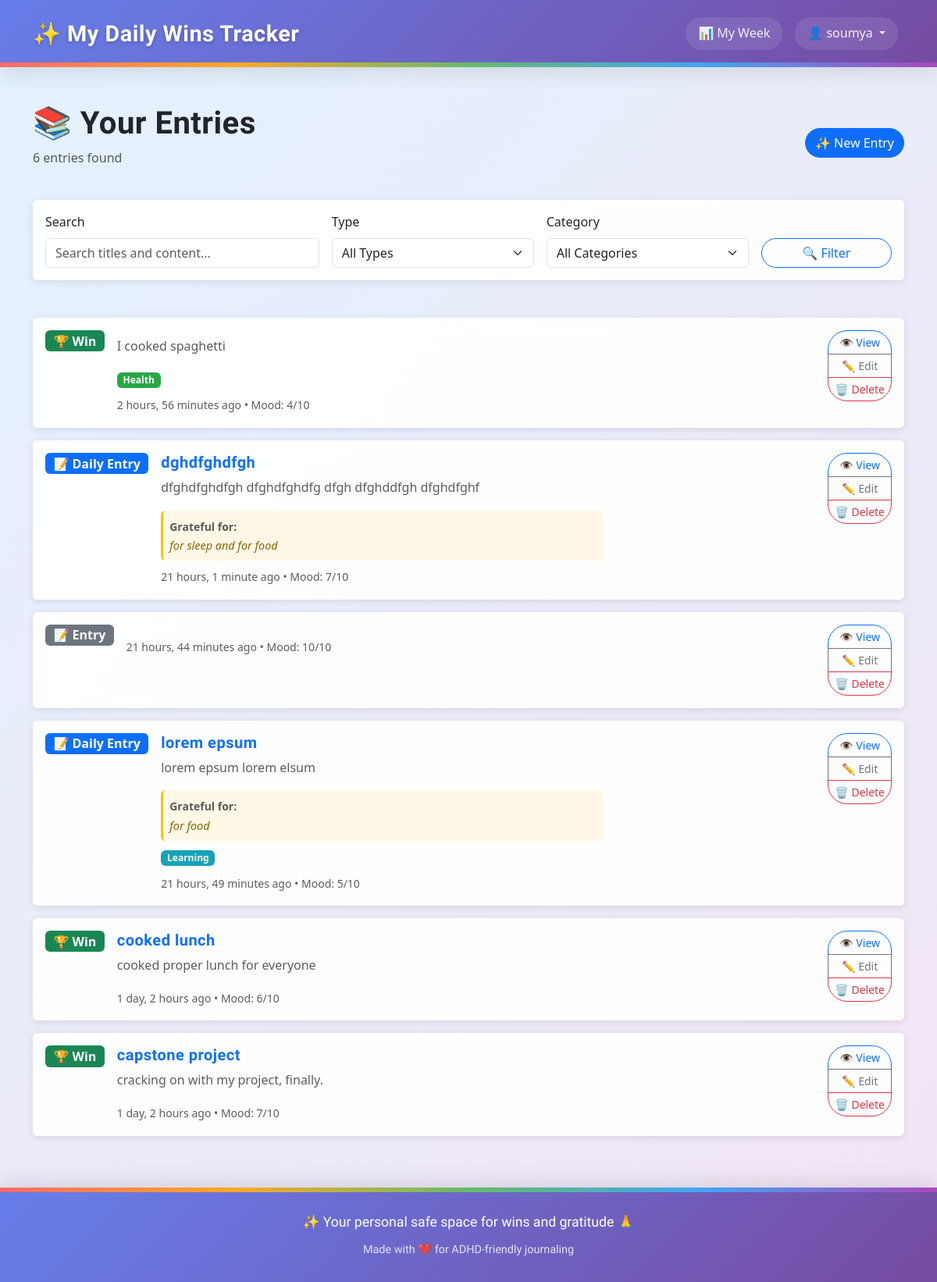
/entries/ (signed in), run on the app's committed database.
### tracker/models.py (models this page shows, shortened)
class Entry(models.Model):
    class MoodChoice(models.IntegerChoices):
        TERRIBLE = 1, '😰 Terrible'
        BAD = 2, '😞 Bad'
        MEH = 3, '😐 Meh'
        OKAY = 4, '🙂 Okay'
        GOOD = 5, '😊 Good'
        GREAT = 6, '😄 Great'
        AMAZING = 7, '🤩 Amazing'
        FANTASTIC = 8, '🥳 Fantastic'
        INCREDIBLE = 9, '✨ Incredible'
        PERFECT = 10, '🌟 Perfect'
    user = models.ForeignKey(User, on_delete=models.CASCADE, related_name='entries')
    entry_date = models.DateField(help_text="The date this entry is for", null=True, blank=True)
    title = models.CharField(max_length=200, blank=True, help_text="Short title for your daily win")
    content = models.TextField(blank=True, help_text="Details about your daily wins")
    mood_rating = models.IntegerField(
        choices=MoodChoice.choices,
        null=True,
        blank=True,
        help_text="How was your mood today?"
    )
    gratitude_text = models.TextField(
        blank=True,
        help_text="Today I was grateful for..."
    )
    date_created = models.DateTimeField(auto_now_add=True)
    date_modified = models.DateTimeField(auto_now=True)
    is_private = models.BooleanField(default=True)
    categories = models.ManyToManyField(
        Category,
        blank=True,
        related_name='entries',
        help_text="Optional categories for this entry"
    )
    class Meta:
        verbose_name_plural = "Entries"
        ordering = ['-entry_date', '-date_created']
        constraints = [
            UniqueConstraint(
                fields=['user', 'entry_date'],
                name='unique_entry_per_user_per_day',
                violation_error_message='You can only have one entry per day.'
            ),
            models.CheckConstraint(
                name='mood_rating_valid_choice',
                check=models.Q(mood_rating__isnull=True) | models.Q(mood_rating__in=[1,2,3,4,5,6,7,8,9,10]),
                violation_error_message='Mood rating must be between 1 and 10.',
            )
        ]
        indexes = [
            models.Index(fields=['user', '-entry_date']),
            models.Index(fields=['user', 'entry_date']),  # For specific day lookups
            models.Index(fields=['mood_rating']),
        ]

class Category(models.Model):
    user = models.ForeignKey(User, on_delete=models.CASCADE, related_name='categories')
    name = models.CharField(max_length=100)
    color = models.CharField(
        max_length=7,
        default='#007bff',
        validators=[
            RegexValidator(
                regex='^#[0-9A-Fa-f]{6}$',
                message='Color must be a valid hex code (e.g., #007bff)'
            )
        ]
    )
    description = models.TextField(blank=True)
    date_created = models.DateTimeField(auto_now_add=True)
    class Meta:
        verbose_name_plural = "Categories"
        ordering = ['name']
        constraints = [
            UniqueConstraint(
                Lower('name'), 'user',
                name='unique_category_name_per_user',
                violation_error_message='You already have a category with this name (case-insensitive).'
            )
        ]
        indexes = [
            models.Index(fields=['user', 'name']),
            Index(Lower('name'), name='idx_category_lower_name'),  # Functional index for case-insensitive lookups
        ]

### tracker/views.py (the view)
# urls.py: path("entries/", views.entry_list, name="entry_list"),
@login_required
def entry_list(request):
    entries = Entry.objects.filter(user=request.user)
    entry_type_filter = request.GET.get('type')
    if entry_type_filter == 'win':
        entries = entries.exclude(content__exact='')
    elif entry_type_filter == 'gratitude':
        entries = entries.exclude(gratitude_text__exact='')
    category_filter = request.GET.get('category')
    if category_filter:
        try:
            category_id = int(category_filter)
            entries = entries.filter(categories__id=category_id)
        except (ValueError, TypeError):
            pass
    search_query = request.GET.get('search')
    if search_query:
        entries = entries.filter(
            Q(title__icontains=search_query) |
            Q(content__icontains=search_query)
        )
    entries = entries.distinct().order_by('-date_created')
    paginator = Paginator(entries, 10)  # 10 entries per page
    page_number = request.GET.get('page')
    page_obj = paginator.get_page(page_number)
    user_categories = Category.objects.filter(user=request.user)
    context = {
        'page_obj': page_obj,
        'entries': page_obj,  # For template compatibility
        'user_categories': user_categories,
        'current_filter': entry_type_filter,
        'current_category': category_filter,
        'search_query': search_query or '',
        'total_count': entries.count(),
    }
    return render(request, 'tracker/entry_list.html', context)

### templates/tracker/entry_list.html (shortened to what this page needs)
{% extends "base.html" %}
{% block content %}
<div class="row">
    <div class="col-md-12">
        <div class="d-flex justify-content-between align-items-center mb-4">
            <div>
                <h1>📚 Your Entries</h1>
                <p class="text-muted">
                    {% if total_count %}
                        {{ total_count }} entr{{ total_count|pluralize:"y,ies" }} found
                    {% else %}
                        No entries yet
                    {% endif %}
                </p>
            </div>
            <div>
                <a href="{% url 'entry_create' %}" class="btn btn-primary">
                    ✨ New Entry
                </a>
            </div>
        </div>
    </div>
</div>
<div class="row mb-4">
    <div class="col-md-12">
        <div class="card">
            <div class="card-body">
                <form method="get" class="row g-3">
                    <div class="col-md-4">
                        <label for="search" class="form-label">Search</label>
                        <input type="text" class="form-control" id="search" name="search"
                               value="{{ search_query }}" placeholder="Search titles and content...">
                    </div>
                    <div class="col-md-3">
                        <label for="type" class="form-label">Type</label>
                        <select class="form-select" id="type" name="type">
                            <option value="">All Types</option>
                        </select>
                    </div>
                    <div class="col-md-3">
                        <label for="category" class="form-label">Category</label>
                        <select class="form-select" id="category" name="category">
                            <option value="">All Categories</option>
                        </select>
                    </div>
                    <div class="col-md-2">
                        <label class="form-label">&nbsp;</label>
                        <div class="d-grid">
                            <button type="submit" class="btn btn-outline-primary">
                                🔍 Filter
                            </button>
                        </div>
                    </div>
                </form>
            </div>
        </div>
    </div>
</div>
<div class="row">
    <div class="col-md-12">
        {% if entries %}
            {% for entry in entries %}
                <div class="card mb-3">
                    <div class="card-body">
                        <div class="row">
                            <div class="col-md-8">
                                <div class="d-flex align-items-start">
                                    <div class="me-3">
                                        {% if entry.content and entry.gratitude_text %}
                                            <span class="badge bg-primary fs-6">📝 Daily Entry</span>
                                        {% elif entry.content %}
                                            <span class="badge bg-success fs-6">🏆 Win</span>
                                        {% elif entry.gratitude_text %}
                                            <span class="badge bg-info fs-6">🙏 Gratitude</span>
                                        {% else %}
                                            <span class="badge bg-secondary fs-6">📝 Entry</span>
                                        {% endif %}
                                    </div>
                                    <div class="flex-grow-1">
                                        <h5 class="card-title mb-2">
                                            <a href="{% url 'entry_detail' entry.pk %}" class="text-decoration-none">
                                                {{ entry.title }}
                                            </a>
                                        </h5>
                                        <p class="card-text text-muted">
                                            {% if entry.content %}
                                                {{ entry.content|truncatewords:30 }}
                                            {% endif %}
                                        </p>
                                        {% if entry.gratitude_text %}
                                            <div class="p-2 mb-2" style="background: #fff8e7; border-radius: 6px; border-left: 3px solid #ffc107;">
                                                <small class="text-muted"><strong>Grateful for:</strong></small>
                                                <p class="card-text mb-0" style="font-style: italic; color: #856404; font-size: 0.9rem;">
                                                    {{ entry.gratitude_text|truncatewords:20 }}
                                                </p>
                                            </div>
                                        {% endif %}
                                        {% if entry.categories.all %}
                                            <div class="mb-2">
                                                {% for category in entry.categories.all %}
                                                    <span class="badge me-1" style="background-color: {{ category.color }};">
                                                        {{ category.name }}
                                                    </span>
                                                {% endfor %}
                                            </div>
                                        {% endif %}
                                        <small class="text-muted">
                                            {{ entry.date_created|timesince }} ago
                                            {% if entry.mood_rating %}
                                                • Mood: {{ entry.mood_rating }}/10
                                            {% endif %}
                                        </small>
                                    </div>
                                </div>
                            </div>
                            <div class="col-md-4 text-end">
                                <div class="btn-group-vertical btn-group-sm" role="group">
                                    <a href="{% url 'entry_detail' entry.pk %}" class="btn btn-outline-primary">
                                        👁️ View
                                    </a>
                                    <a href="{% url 'entry_edit' entry.pk %}" class="btn btn-outline-secondary">
                                        ✏️ Edit
                                    </a>
                                    <button type="button" class="btn btn-outline-danger" onclick="deleteEntry({{ entry.pk }})">
                                        🗑️ Delete
                                    </button>
                                </div>
                            </div>
                        </div>
                    </div>
                </div>
            {% endfor %}
        {% endif %}
    </div>
</div>
{% endblock %}

### templates/base.html (shortened to what this page needs)
{% load widget_tweaks %}
<!doctype html>
<html lang="en">
<head>
    <link href="https://cdn.jsdelivr.net/npm/bootstrap@5.3.0/dist/css/bootstrap.min.css" rel="stylesheet">
    <link rel="stylesheet" href="https://cdnjs.cloudflare.com/ajax/libs/font-awesome/6.0.0/css/all.min.css">
</head>
<body class="{% if request.resolver_match.url_name == 'home' %}homepage{% else %}app-page{% endif %}">
    <nav class="navbar navbar-expand-lg navbar-dark custom-navbar">
        <div class="container">
            <a class="navbar-brand" href="{% url 'home' %}">
                ✨ My Daily Wins Tracker
            </a>
            <div class="collapse navbar-collapse" id="navbarNav">
                <ul class="navbar-nav ms-auto">
                    {% if user.is_authenticated %}
                        <li class="nav-item">
                            <a class="nav-link" href="{% url 'weekly_dashboard' %}">
                                📊 My Week
                            </a>
                        </li>
                        <li class="nav-item dropdown">
                            <a class="nav-link dropdown-toggle" href="#" id="navbarDropdown" role="button" data-bs-toggle="dropdown">
                                👤 {{ user.username }}
                            </a>
                        </li>
                    {% endif %}
                </ul>
            </div>
        </div>
    </nav>
    <div class="container mt-5 flex-grow-1">
        {% block content %}{% endblock %}
    </div>
    <footer style="
        background: linear-gradient(135deg, #667eea 0%, #764ba2 100%);
        color: white;
        text-align: center;
        padding: 30px 0;
        margin-top: 50px;
        box-shadow: 0 -8px 25px rgba(0,0,0,0.1);
        position: relative;
    ">
        <div style="
            position: absolute;
            top: 0;
            left: 0;
            right: 0;
            height: 6px;
            background: linear-gradient(90deg, #ff6b6b, #ffa726, #66bb6a, #42a5f5, #ab47bc);
        "></div>
        <div class="container">
            <p style="margin: 0; font-size: 1.1rem; font-weight: 500; font-family: 'Comfortaa', cursive;">✨ Your personal safe space for wins and gratitude 🙏</p>
            <p style="margin: 10px 0 0 0; opacity: 0.8; font-size: 0.9rem; font-family: 'Comfortaa', cursive;">Made with ❤️ for ADHD-friendly journaling</p>
        </div>
    </footer>
</body>
</html>

### templates/base.html (style rules this page uses)
body { font-family: 'Segoe UI', Tahoma, Geneva, Verdana, sans-serif; line-height: 1.6; min-height: 100vh; display: flex; flex-direction: column; }
body.app-page { background: linear-gradient(135deg, #e3f2fd 0%, #f3e5f5 25%, #e8f5e8 50%, #fff3e0 75%, #e3f2fd 100%); background-size: 400% 400%; animation: gradientShift 25s ease infinite; }
.card { background: rgba(255, 255, 255, 0.95); backdrop-filter: blur(10px); border: 1px solid rgba(255, 255, 255, 0.2); box-shadow: 0 8px 32px rgba(0, 0, 0, 0.15); }
h1, h2, h3, h4, h5, h6, .h1, .h2, .h3, .h4, .h5, .h6 { font-family: 'Comfortaa', cursive; font-weight: 600; letter-spacing: 0.5px; }
.navbar-brand { font-weight: bold; font-size: 1.5rem; }
.card { border: none; box-shadow: 0 2px 10px rgba(0,0,0,0.1); margin-bottom: 1.5rem; }
.btn { border-radius: 25px; font-weight: 500; }
.custom-navbar { background: linear-gradient(135deg, #667eea 0%, #764ba2 100%) !important; box-shadow: 0 8px 25px rgba(0,0,0,0.1); margin-bottom: 0; padding: 15px 0; position: relative; }
.custom-navbar::after { content: ''; position: absolute; bottom: 0; left: 0; right: 0; height: 6px; background: linear-gradient(90deg, #ff6b6b, #ffa726, #66bb6a, #42a5f5, #ab47bc); }
.navbar-brand { font-family: 'Comfortaa', cursive; font-weight: 700; font-size: 1.8rem; color: white !important; text-shadow: 0 2px 4px rgba(0,0,0,0.2); transition: all 0.3s ease; letter-spacing: 0.5px; }
.navbar-nav .nav-link { color: rgba(255,255,255,0.9) !important; font-weight: 500; margin: 0 8px; padding: 8px 16px !important; border-radius: 20px; transition: all 0.3s ease; background: rgba(255,255,255,0.1); backdrop-filter: blur(10px); }

### data on the page
Entry: gratitude_text "🏆 Win", content "I cooked spaghetti", date_created "2 hours, 56 minutes", mood_rating "4"
Category: name "Health"
Entry: shows "📝 Daily Entry", title "dghdfghdfgh", content "dfghdfghdfgh dfghdfghdfg dfgh dfghddfgh dfghdfghf", gratitude_text "for sleep and for food", date_created "21 hours, 1 minute", mood_rating "7"
Entry: content "📝 Entry", date_created "21 hours, 44 minutes", mood_rating "10"
Entry: shows "📝 Daily Entry", title "lorem epsum", content "lorem epsum lorem elsum", gratitude_text "for food", date_created "21 hours, 49 minutes", mood_rating "5"
Category: name "Learning"
Entry: gratitude_text "🏆 Win", title "cooked lunch", content "cooked proper lunch for everyone", date_created "1 day, 2 hours", mood_rating "6"
Entry: gratitude_text "🏆 Win", title "capstone project", content "cracking on with my project, finally.", date_created "1 day, 2 hours", mood_rating "7"

### other printed values
{{ user.username }} "soumya"
{{ total_count }} "6"
